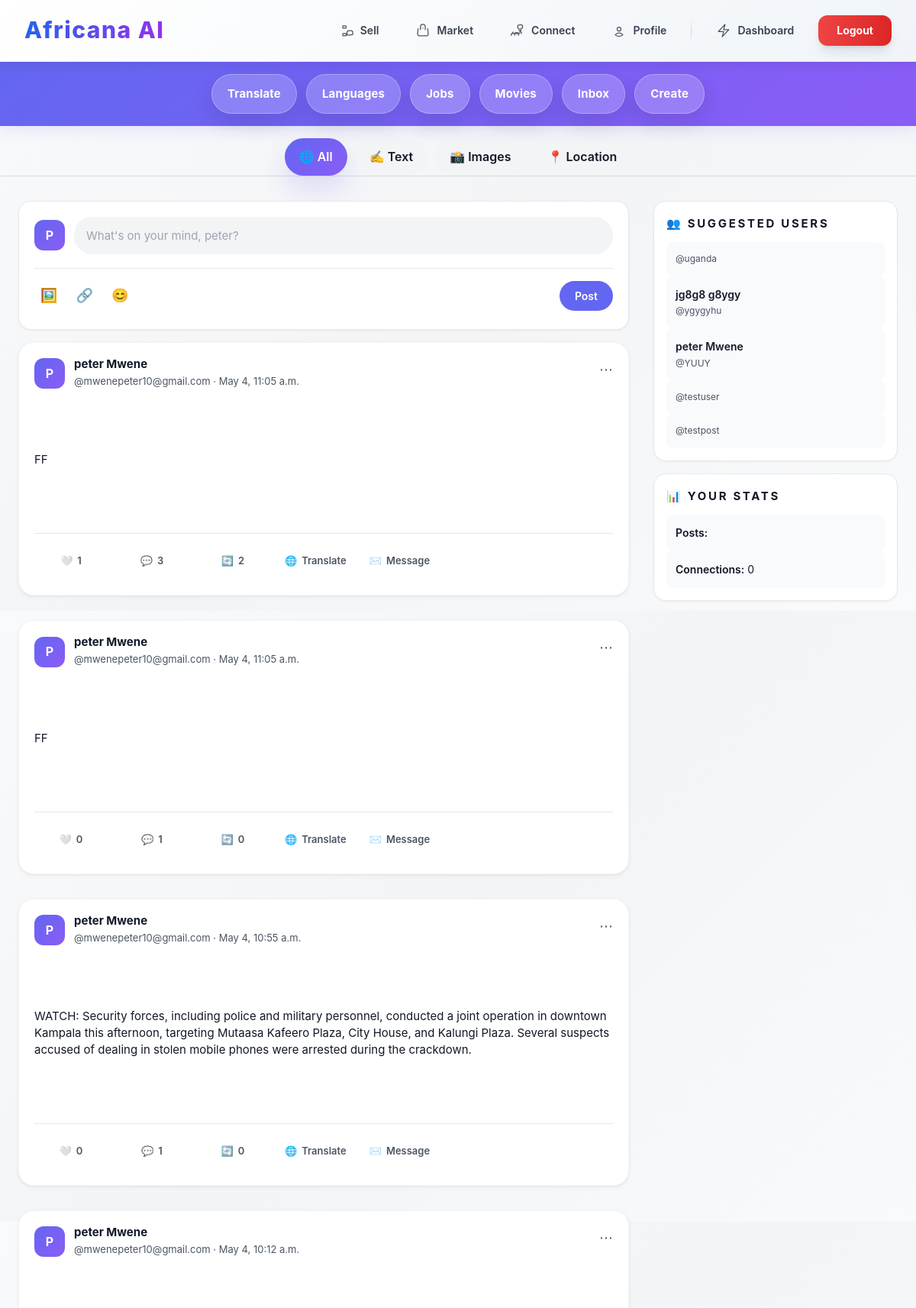
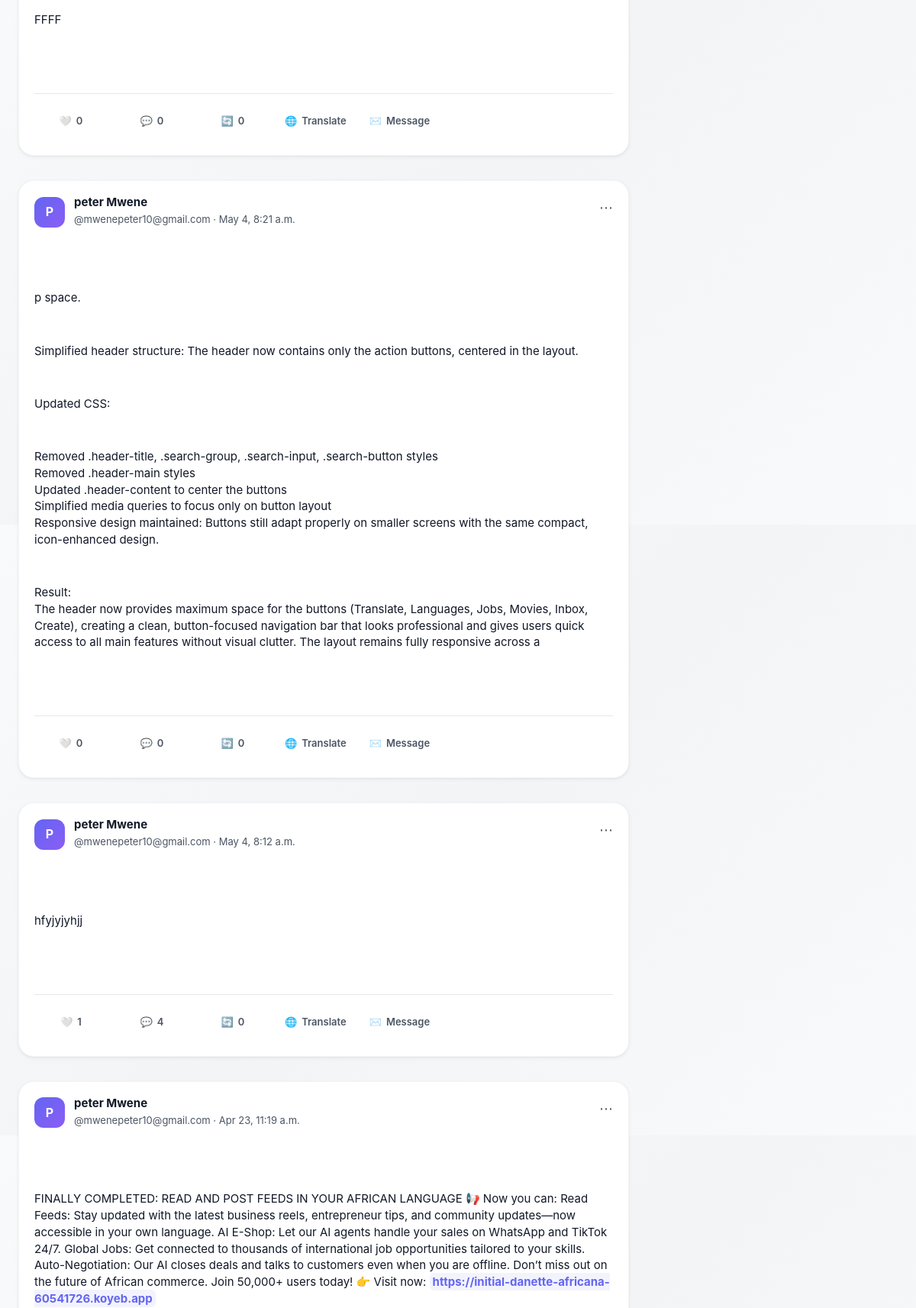
The app's page /hotel/ (signed in, upper part) with its own data (2 pictures, top to bottom).
### users/models.py (models this page shows, shortened)
class CustomUser(AbstractUser):
    headline = models.CharField(_("Headline"), max_length=255, blank=True, null=True,
                                help_text=_("A professional title or summary, like 'Senior Django Developer'"))
    about = models.TextField(_("About Summary"), blank=True, null=True,
                             help_text=_("A summary of your professional journey and goals."))
    location = models.CharField(_("Location"), max_length=100, blank=True, null=True)
    language = models.CharField(_("Preferred Language"), max_length=10, default='en',
                                help_text=_("User's preferred language for content, e.g., 'en', 'sw', 'fr'"))
    profile_image = CloudinaryField('profile_image', blank=True, null=True,
                                    help_text=_("Upload a professional profile picture."))
    user_type = models.CharField(_("User Type"), max_length=20, choices=[
        ('regular', 'Regular User'),
        ('investor', 'Investor'),
    ], default='regular', help_text=_("Type of user account."))
    is_approved = models.BooleanField(_("Is Approved"), default=False,
                                      help_text=_("Whether this investor account is approved to post partner content."))
    groups = models.ManyToManyField(
        Group,
        verbose_name=_('groups'),
        blank=True,
        related_name="customuser_set",
        related_query_name="customuser",
    )
    user_permissions = models.ManyToManyField(
        Permission,
        verbose_name=_('user permissions'),
        blank=True,
        related_name="customuser_permissions_set",
        related_query_name="customuser_permission",
    )
    def get_full_name(self):
        full_name = f"{self.first_name} {self.last_name}"
        return full_name.strip()

### hotel/models.py (models this page shows, shortened)
class Post(models.Model):
    author = models.ForeignKey(settings.AUTH_USER_MODEL, on_delete=models.CASCADE, related_name='posts')
    content = models.TextField()
    image = models.ImageField(upload_to='posts/', blank=True, null=True)
    location = models.CharField(max_length=255, blank=True, null=True)
    created_at = models.DateTimeField(auto_now_add=True)
    updated_at = models.DateTimeField(auto_now=True)

### hotel/views.py (the view, shortened to what this page needs)
# urls.py: path('', views.social_feed, name='social_feed'),
@login_required
def social_feed(request):
    feed_type = request.GET.get('type', 'all')
    translate_feed = request.GET.get('translate', 'false').lower() == 'true'
    target_lang = request.GET.get('lang', getattr(request.user, 'language', 'en'))
    if isinstance(target_lang, str):
        target_lang = target_lang.lower()
    global_posts_query = Post.objects.filter(
        author__user_type='investor',
        author__is_approved=True
    ).order_by('-created_at')[:10]
    global_posts = list(global_posts_query)
    global_post_ids = [post.id for post in global_posts]
    regular_posts_query = Post.objects.exclude(id__in=global_post_ids).order_by('-created_at')
    partner_posts_query = Post.objects.filter(author__user_type='investor', author__is_approved=True)\
        .exclude(id__in=global_post_ids).order_by('-created_at')
    if feed_type == 'text':
        filter_q = Q(image__isnull=True) & (Q(location__isnull=True) | Q(location=''))
        regular_posts_query = regular_posts_query.filter(filter_q)
        partner_posts_query = partner_posts_query.filter(filter_q)
    elif feed_type == 'images':
        regular_posts_query = regular_posts_query.exclude(image__isnull=True)
        partner_posts_query = partner_posts_query.exclude(image__isnull=True)
    elif feed_type == 'location':
        regular_posts_query = regular_posts_query.exclude(location__isnull=True).exclude(location='')
        partner_posts_query = partner_posts_query.exclude(location__isnull=True).exclude(location='')
    regular_posts = list(regular_posts_query)
    partner_posts = list(partner_posts_query)
    final_feed = []
    p_idx = 0  # Counter for partner posts
    for i, post in enumerate(regular_posts):
        final_feed.append(post)
        if (i + 1) % 3 == 0 and p_idx < len(partner_posts):
            if partner_posts[p_idx] not in final_feed:
                final_feed.append(partner_posts[p_idx])
            p_idx += 1
    posts = list(global_posts) + final_feed
    connections = Connection.objects.filter(
        Q(sender=request.user) | Q(receiver=request.user),
        status='accepted'
    )
    all_users = CustomUser.objects.exclude(id=request.user.id)
    context = {
        'posts': posts,
        'connections': connections,
        'all_users': all_users,
        'current_filter': feed_type,
        'translate_feed': translate_feed,
        'current_lang': target_lang,
    }
    return render(request, 'hotel/social_feed_new.html', context)

### hotel/templates/hotel/social_feed_new.html (shortened to what this page needs)
{% extends "base.html" %}
{% load static %}
{% load widget_tweaks %}
{% block content %}
<div class="header">
    <div class="header-content">
        <div class="header-actions">
            <button class="btn-header" data-icon="🌐" onclick="openTranslateModal()">Translate</button>
            <button class="btn-header" data-icon="🗣️" onclick="openLanguageModal()">Languages</button>
            <button type="button" class="btn-header job-button" data-icon="💼" data-url="{% url 'languages:browse_job_listings' %}" data-post-count="{{ request.user.posts.count }}" onclick="handleJobButtonClick(event)">Jobs</button>
            <a href="{% url 'movie:movie_list' %}" class="btn-header" data-icon="🎬">Movies</a>
            <a href="{% url 'hotel:inbox' %}" class="btn-header" data-icon="📥">Inbox</a>
            <a href="{% url 'hotel:create_post' %}" class="btn-header" data-icon="✍️" title="Investor-only Create access">Create</a>
        </div>
    </div>
</div>
<div class="filter-tabs">
    <a href="?type=all" class="chip {% if current_filter == 'all' or current_filter == '' %}active{% endif %}">🌐 All</a>
    <a href="?type=text" class="chip {% if current_filter == 'text' %}active{% endif %}">✍️ Text</a>
    <a href="?type=images" class="chip {% if current_filter == 'images' %}active{% endif %}">📸 Images</a>
    <a href="?type=location" class="chip {% if current_filter == 'location' %}active{% endif %}">📍 Location</a>
</div>
<div class="container">
    <div class="feed">
        <div class="create-post-card">
            <div class="create-post-header">
                <div class="avatar">{{ request.user.first_name|slice:':1'|upper }}</div>
                <div class="create-post-input">
                    <a href="{% url 'hotel:post' %}" style="text-decoration: none; width: 100%;">
                        <input type="text" placeholder="What's on your mind, {{ request.user.first_name }}?" readonly style="cursor: pointer;">
                    </a>
                </div>
            </div>
            <div class="create-post-footer">
                <div class="post-actions">
                    <button class="action-btn" title="Add Image">🖼️</button>
                    <button class="action-btn" title="Add Link">🔗</button>
                    <button class="action-btn" title="Add Emoji">😊</button>
                </div>
                <a href="{% url 'hotel:post' %}" class="btn-primary">Post</a>
            </div>
        </div>
        {% if posts %}
            {% for post in posts %}
                    <div class="post-card" id="post-{{ post.id }}">
                        <div class="post-header">
                            <div class="post-author">
                                <div class="avatar" style="width: 40px; height: 40px;">{{ post.author.first_name|slice:':1'|upper }}</div>
                                <div class="post-author-info">
                                    <div class="author-name">{{ post.author.get_full_name }}</div>
                                    <div class="author-meta">@{{ post.author.username }} · {{ post.created_at|date:"M j, g:i a" }}</div>
                                </div>
                            </div>
                            <button class="post-menu" title="More options">⋯</button>
                        </div>
                        <div class="post-content" data-post-id="{{ post.id }}" lang="{{ current_lang|default:'en' }}">
                            {% if post.is_translated and post.translated_content %}
                                {{ post.translated_content|urlize|linebreaks }}
                                <div style="font-size: 12px; color: var(--gray-500); margin-top: 6px;">
                                    <em>Translated from English to {{ current_lang }}</em>
                                </div>
                            {% else %}
                                {{ post.content|urlize|linebreaks }}
                            {% endif %}
                        </div>
                        <div class="post-footer">
                            <button class="post-action" onclick="likePost({{ post.id }}, this)" title="Like this post">
                                <span id="like-icon-{{ post.id }}">🤍</span>
                                <span id="like-count-{{ post.id }}">{{ post.likes.count }}</span>
                            </button>
                            <button class="post-action" onclick="toggleComments({{ post.id }}, this)" title="View comments">
                                <span>💬</span>
                                <span id="comment-count-{{ post.id }}">{{ post.comments.count }}</span>
                            </button>
                            <button class="post-action" onclick="sharePost({{ post.id }})" title="Share this post">
                                <span>🔄</span>
                                <span>{{ post.shares.count|default:'0' }}</span>
                            </button>
                            <button class="post-action" onclick="openTranslateModal({{ post.id }})" title="Translate post">
                                <span>🌐</span>
                                <span>Translate</span>
                            </button>
                            <button class="post-action" onclick="openMessageModal({{ post.author.id }}, '{{ post.author.get_full_name|default:post.author.username|escapejs }}')" title="Send message">
                                <span>✉️</span>
                                <span>Message</span>
                            </button>
                        </div>
                    </div>
            {% endfor %}
        {% endif %}
    </div>
    <aside class="sidebar">
        <div class="sidebar-card">
            <div class="sidebar-title">👥 Suggested Users</div>
            {% for user in all_users|slice:':5' %}
            <a href="#" class="sidebar-item">
                <div style="font-weight: 600;">{{ user.get_full_name }}</div>
                <div style="font-size: 12px; color: var(--gray-600);">@{{ user.username }}</div>
            </a>
            {% endfor %}
        </div>
        <div class="sidebar-card">
            <div class="sidebar-title">📊 Your Stats</div>
            <div class="sidebar-item">
                <span style="font-weight: 600;">Posts:</span> {{ request.user.post_set.count }}
            </div>
            <div class="sidebar-item">
                <span style="font-weight: 600;">Connections:</span> {{ connections.count }}
            </div>
        </div>
    </aside>
</div>
{% endblock %}

### templates/base.html (style rules this page uses)
body { font-family: 'Inter', sans-serif; padding-bottom: 60px; background: linear-gradient(135deg, #f8fafc 0%, #f0f4f8 100%); }
@media (min-width: 768px) { body { padding-bottom: 0; } }

### records on screen
CustomUser: user.first_name "P", user.first_name "What's on your mind, peter?"
Post: author.first_name "P", author.get_full_name "peter Mwene", author.username "mwenepeter10@gmail.com", created_at "May 4, 11:05 a.m.", content "FF", likes.count "1", comments.count "3", shares.count "2"
Post: author.first_name "P", author.get_full_name "peter Mwene", author.username "mwenepeter10@gmail.com", created_at "May 4, 11:05 a.m.", content "FF", likes.count "0", comments.count "1", shares.count "0"
Post: author.first_name "P", author.get_full_name "peter Mwene", author.username "mwenepeter10@gmail.com", created_at "May 4, 10:55 a.m.", content "WATCH: Security forces, including police and military personnel, conducted a joint operation in downtown Kampala this afternoon, targeting Mutaasa Kafeero Plaza, City House, and Kalungi Plaza. Several suspects accused of dealing in stolen mobile phones were arrested during the crackdown.", likes.count "0", comments.count "1", shares.count "0"
Post: author.first_name "P", author.get_full_name "peter Mwene", author.username "mwenepeter10@gmail.com", created_at "May 4, 10:12 a.m.", content "FFFF", likes.count "0", comments.count "0", shares.count "0"
Post: author.first_name "P", author.get_full_name "peter Mwene", author.username "mwenepeter10@gmail.com", created_at "May 4, 8:21 a.m.", content "p space. Simplified header structure: The header now contains only the action buttons, centered in the layout. Updated CSS: Removed .header-title, .search-group, .search-input, .search-button styles Removed .header-main styles Updated .header-content to center the buttons Simplified media queries to focus only on button layout Responsive design maintained: Buttons still adapt properly on smaller screens with the same compact, icon-enhanced design. Result: The header now provides maximum space for the buttons (Translate, Languages, Jobs, Movies, Inbox, Create), creating a clean, button-focused navigation bar that looks professional and gives users quick access to all main features without…", likes.count "0", comments.count "0", shares.count "0"
Post: author.first_name "P", author.get_full_name "peter Mwene", author.username "mwenepeter10@gmail.com", created_at "May 4, 8:12 a.m.", content "hfyjyjyhjj", likes.count "1", comments.count "4", shares.count "0"
Post: author.first_name "P", author.get_full_name "peter Mwene", author.username "mwenepeter10@gmail.com", created_at "Apr 23, 11:19 a.m.", content "FINALLY COMPLETED: READ AND POST FEEDS IN YOUR AFRICAN LANGUAGE 📢 Now you can: Read Feeds: Stay updated with the latest business reels, entrepreneur tips, and community updates—now accessible in your own language. AI E-Shop: Let our AI agents handle your sales on WhatsApp and TikTok 24/7. Global Jobs: Get connected to thousands of international job opportunities tailored to your skills. Auto-Negotiation: Our AI closes deals and talks to customers even when you are offline. Don’t miss out on the future of African commerce. Join 50,000+ users today! 👉 Visit now: https://initial-danette-africana-60541726.koyeb.app"
CustomUser: username "uganda"
CustomUser: get_full_name "jg8g8 g8ygy", username "ygygyhu"
CustomUser: get_full_name "peter Mwene", username "YUUY"
CustomUser: username "testuser"
CustomUser: username "testpost"

### other values on screen
{{ connections.count }} "0"
